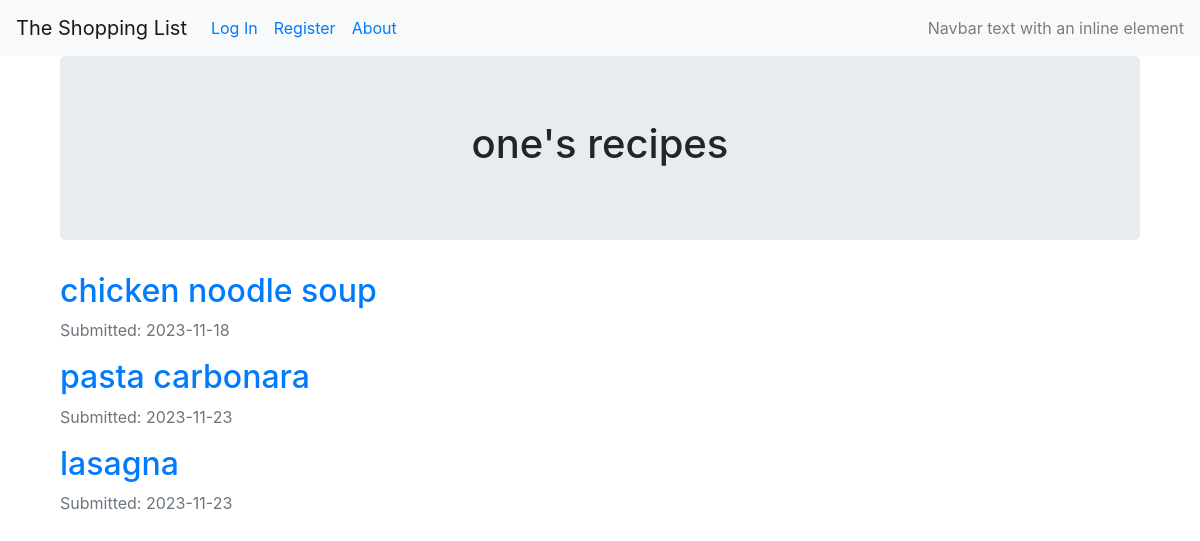
The page /users/one on the database its author committed.
### crud_recipe/models.py (models this page shows, shortened)
@dataclass
class User(db.Model, UserMixin):
    __tablename__ = 'users'
    id = db.Column(db.Integer, primary_key=True, autoincrement=True)
    email = db.Column(db.String(64), unique=True, index=True)
    username = db.Column(db.String(64), unique=True, index=True)
    password_hash = db.Column(db.String(128))

@dataclass
class Recipe(db.Model):
    __tablename__ = 'recipes'
    id = db.Column(db.Integer(), primary_key=True)
    name = db.Column(db.String(100))
    user_id = db.Column(db.Integer, db.ForeignKey('users.id'))
    date = db.Column(db.DateTime, nullable=False, default=datetime.utcnow)

### crud_recipe/users/views.py (the view)
@user_views.route("/<username>")
def view_users_recipes(username):
    user = User.query.filter_by(username=username).first_or_404()
    recipes = Recipe.query.filter_by(user_id=user.id).all()
    return render_template('user_recipes.html', recipes=recipes,  user=user)

### crud_recipe/templates/user_recipes.html (shortened to what this page needs)
{% extends "base.html" %}
{% block content %}
<div class="container">
  <div class="jumbotron">
    <div align='center'>
      <h1 >{{user.username}}'s recipes</h1>
    </div>
  </div>
{% for recipe in recipes %}
        <h2><a href="{{ url_for('recipes.recipe_view', recipe_id=recipe.id) }}">{{ recipe.name }}</a></h2>
        <p class="text-muted">Submitted: {{ recipe.date.strftime('%Y-%m-%d') }}</p>
{% endfor %}
{% endblock %}

### rows shown on the page
User: username "one"
Recipe: name "chicken noodle soup", date "2023-11-18"
Recipe: name "pasta carbonara", date "2023-11-23"
Recipe: name "lasagna", date "2023-11-23"
